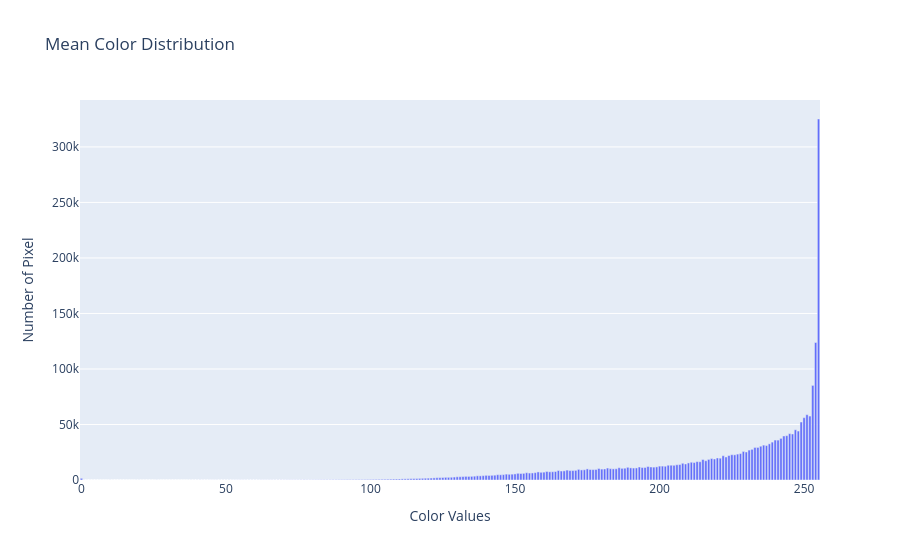

Notebook source saved alongside this figure:
### Code cell
import plotly.graph_objects as go
mean_color_distributions = np.mean(color_distributions, axis = 0)
fig = go.Figure(
    go.Bar(x = np.arange(256), y = mean_color_distributions, name = "Mean Color Distributions"
))
fig.update_layout(
    title = "Mean Color Distribution",
    xaxis_title = "Color Values",
    yaxis_title = "Number of Pixel"
)
fig.show()

### Figure 1 — Plotly figure (JSON) as saved in the notebook; plotly's stock layout.template omitted (floating-point values rounded to 4 significant figures; data arrays with more than 128 entries replaced by an {"elided": "..."} marker saying what was removed)
{"data": [{"name": "Mean Color Distributions", "x": {"elided": "256 int values"}, "y": {"elided": "256 float values"}, "type": "bar"}], "layout": {"title": {"text": "Mean Color Distribution"}, "xaxis": {"title": {"text": "Color Values"}}, "yaxis": {"title": {"text": "Number of Pixel"}}}}
